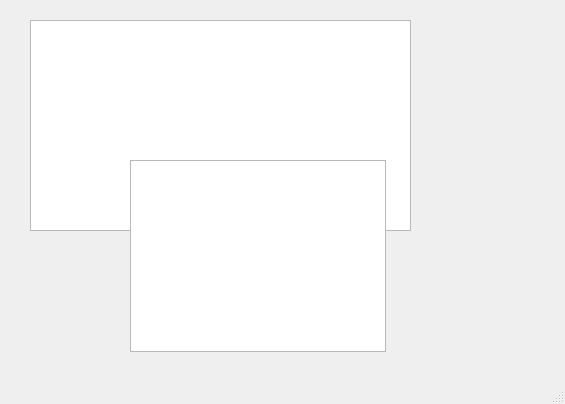
<?xml version="1.0" encoding="UTF-8"?>
<ui version="4.0">
 <class>MainWindow</class>
 <widget class="QMainWindow" name="MainWindow">
  <property name="geometry">
   <rect>
    <x>0</x>
    <y>0</y>
    <width>565</width>
    <height>404</height>
   </rect>
  </property>
  <property name="windowTitle">
   <string>MainWindow</string>
  </property>
  <widget class="QWidget" name="centralwidget">
   <widget class="QTreeView" name="Table">
    <property name="geometry">
     <rect>
      <x>30</x>
      <y>20</y>
      <width>381</width>
      <height>211</height>
     </rect>
    </property>
    <property name="styleSheet">
     <string notr="true">ss</string>
    </property>
   </widget>
   <widget class="QTableView" name="tableView">
    <property name="geometry">
     <rect>
      <x>130</x>
      <y>160</y>
      <width>256</width>
      <height>192</height>
     </rect>
    </property>
   </widget>
  </widget>
  <widget class="QMenuBar" name="menubar">
   <property name="geometry">
    <rect>
     <x>0</x>
     <y>0</y>
     <width>565</width>
     <height>22</height>
    </rect>
   </property>
  </widget>
  <widget class="QStatusBar" name="statusbar"/>
 </widget>
 <resources/>
 <connections/>
</ui>
